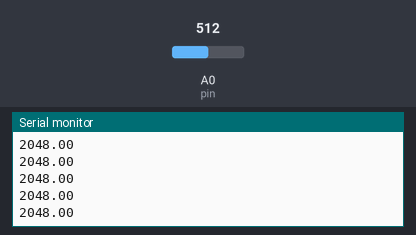
The sketch below on a simulated Arduino Uno, built with avr-gcc and run on an emulated ATmega328P. Shown: the last lines printed to the serial monitor. The test bench sets the inputs (shaded band); at power-on: A0 (pin) = 512.

Above: at 1.2 s.
1.3 s: A0 (pin) set to 716
At 2.3 s:
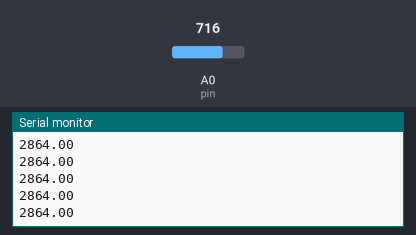
2.8 s: A0 (pin) set to 900
At 3.3 s:
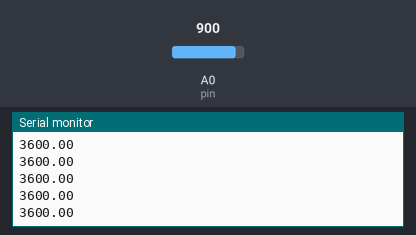
Timing chart, 0 to 5.8 s (numbered marks = the images above; inputs shaded):
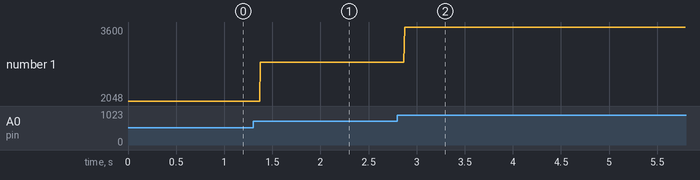

The sketch:

MOTOR_speed.ino
```cpp
int pin = A0;

void setup() {
  Serial.begin(9600);


}

void loop() {
  // put your main code here, to run repeatedly:
  float val= analogRead(pin)*(5000/1024);
  Serial.println(val);

}
```

Measured:
- after the input at 1.3 s, the serial monitor: prints a new line after 0.08 s (image 1)
- after the input at 2.8 s, the serial monitor: prints a new line after 0.07 s (image 2)
- plotted number 1: 2048 → 2864 after the input at 1.3 s, 2864 → 3600 after the input at 2.8 s
